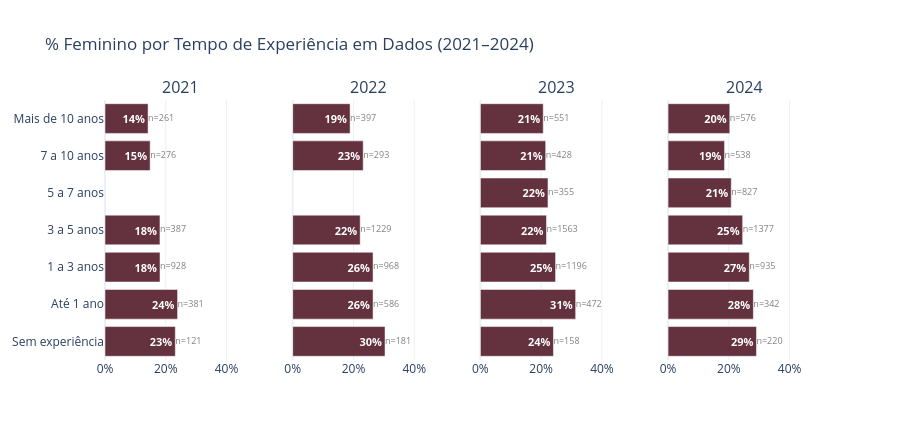

This figure's notebook cell:
### Markdown cell above
### 2.7 — Experiência na área de dados por gênero

### Code cell
EXPERIENCIA_FAIXA_BINS = [-0.01, 0, 1, 3, 5, 7, 10, np.inf]
EXPERIENCIA_FAIXA_LABELS = [
    'Sem experiência', 'Até 1 ano', '1 a 3 anos', '3 a 5 anos',
    '5 a 7 anos', '7 a 10 anos', 'Mais de 10 anos',
]

df['experiencia_faixa'] = pd.cut(
    df['tempo_area_dados_anos'], bins=EXPERIENCIA_FAIXA_BINS,
    labels=EXPERIENCIA_FAIXA_LABELS, right=True,
)

cobertura_exp = pd.crosstab(df['experiencia_faixa'], df['ano_pesquisa']).reindex(EXPERIENCIA_FAIXA_LABELS)
print('Cobertura de experiencia_faixa por ano:')
print(cobertura_exp)
print()
print("Nota: '5 a 7 anos' com 0 em 2021/2022 reflete o instrumento da pesquisa "
      "daqueles anos (nenhuma faixa bruta caía nesse intervalo), não ausência de dado.")

fig = subplots_pct_fem(
    df[df['experiencia_faixa'].notna()],
    'experiencia_faixa',
    EXPERIENCIA_FAIXA_LABELS,
    '% Feminino por Tempo de Experiência em Dados (2021–2024)',
    height=440,
)
fig.show()

### Figure 1 — Plotly figure (JSON) as saved in the notebook; plotly's stock layout.template omitted (floating-point values rounded to 4 significant figures)
{"data": [{"customdata": [121, 381, 928, 387, 0, 276, 261], "hovertemplate": "%{y}: %{x:.1f}% feminino (n=%{customdata})<extra></extra>", "marker": {"color": "#64313E"}, "orientation": "h", "showlegend": false, "text": ["<b>23%</b>", "<b>24%</b>", "<b>18%</b>", "<b>18%</b>", "", "<b>15%</b>", "<b>14%</b>"], "textfont": {"color": "white", "size": 11}, "textposition": "inside", "type": "bar", "x": [23.14, 23.88, 18.1, 18.09, null, 14.86, 14.18], "xaxis": "x", "y": ["Sem experiência", "Até 1 ano", "1 a 3 anos", "3 a 5 anos", "5 a 7 anos", "7 a 10 anos", "Mais de 10 anos"], "yaxis": "y"}, {"mode": "text", "showlegend": false, "text": ["n=121", "n=381", "n=928", "n=387", "n=0", "n=276", "n=261"], "textfont": {"color": "gray", "size": 9}, "textposition": "middle right", "type": "scatter", "x": [23.14, 23.88, 18.1, 18.09, null, 14.86, 14.18], "xaxis": "x", "y": ["Sem experiência", "Até 1 ano", "1 a 3 anos", "3 a 5 anos", "5 a 7 anos", "7 a 10 anos", "Mais de 10 anos"], "yaxis": "y"}, {"customdata": [181, 586, 968, 1229, 0, 293, 397], "hovertemplate": "%{y}: %{x:.1f}% feminino (n=%{customdata})<extra></extra>", "marker": {"color": "#64313E"}, "orientation": "h", "showlegend": false, "text": ["<b>30%</b>", "<b>26%</b>", "<b>26%</b>", "<b>22%</b>", "", "<b>23%</b>", "<b>19%</b>"], "textfont": {"color": "white", "size": 11}, "textposition": "inside", "type": "bar", "x": [30.39, 26.45, 26.45, 22.21, null, 23.21, 18.89], "xaxis": "x2", "y": ["Sem experiência", "Até 1 ano", "1 a 3 anos", "3 a 5 anos", "5 a 7 anos", "7 a 10 anos", "Mais de 10 anos"], "yaxis": "y2"}, {"mode": "text", "showlegend": false, "text": ["n=181", "n=586", "n=968", "n=1229", "n=0", "n=293", "n=397"], "textfont": {"color": "gray", "size": 9}, "textposition": "middle right", "type": "scatter", "x": [30.39, 26.45, 26.45, 22.21, null, 23.21, 18.89], "xaxis": "x2", "y": ["Sem experiência", "Até 1 ano", "1 a 3 anos", "3 a 5 anos", "5 a 7 anos", "7 a 10 anos", "Mais de 10 anos"], "yaxis": "y2"}, {"customdata": [158, 472, 1196, 1563, 355, 428, 551], "hovertemplate": "%{y}: %{x:.1f}% feminino (n=%{customdata})<extra></extra>", "marker": {"color": "#64313E"}, "orientation": "h", "showlegend": false, "text": ["<b>24%</b>", "<b>31%</b>", "<b>25%</b>", "<b>22%</b>", "<b>22%</b>", "<b>21%</b>", "<b>21%</b>"], "textfont": {"color": "white", "size": 11}, "textposition": "inside", "type": "bar", "x": [24.05, 31.36, 24.75, 21.75, 22.25, 21.5, 20.69], "xaxis": "x3", "y": ["Sem experiência", "Até 1 ano", "1 a 3 anos", "3 a 5 anos", "5 a 7 anos", "7 a 10 anos", "Mais de 10 anos"], "yaxis": "y3"}, {"mode": "text", "showlegend": false, "text": ["n=158", "n=472", "n=1196", "n=1563", "n=355", "n=428", "n=551"], "textfont": {"color": "gray", "size": 9}, "textposition": "middle right", "type": "scatter", "x": [24.05, 31.36, 24.75, 21.75, 22.25, 21.5, 20.69], "xaxis": "x3", "y": ["Sem experiência", "Até 1 ano", "1 a 3 anos", "3 a 5 anos", "5 a 7 anos", "7 a 10 anos", "Mais de 10 anos"], "yaxis": "y3"}, {"customdata": [220, 342, 935, 1377, 827, 538, 576], "hovertemplate": "%{y}: %{x:.1f}% feminino (n=%{customdata})<extra></extra>", "marker": {"color": "#64313E"}, "orientation": "h", "showlegend": false, "text": ["<b>29%</b>", "<b>28%</b>", "<b>27%</b>", "<b>25%</b>", "<b>21%</b>", "<b>19%</b>", "<b>20%</b>"], "textfont": {"color": "white", "size": 11}, "textposition": "inside", "type": "bar", "x": [29.09, 28.07, 26.74, 24.55, 20.8, 18.59, 20.31], "xaxis": "x4", "y": ["Sem experiência", "Até 1 ano", "1 a 3 anos", "3 a 5 anos", "5 a 7 anos", "7 a 10 anos", "Mais de 10 anos"], "yaxis": "y4"}, {"mode": "text", "showlegend": false, "text": ["n=220", "n=342", "n=935", "n=1377", "n=827", "n=538", "n=576"], "textfont": {"color": "gray", "size": 9}, "textposition": "middle right", "type": "scatter", "x": [29.09, 28.07, 26.74, 24.55, 20.8, 18.59, 20.31], "xaxis": "x4", "y": ["Sem experiência", "Até 1 ano", "1 a 3 anos", "3 a 5 anos", "5 a 7 anos", "7 a 10 anos", "Mais de 10 anos"], "yaxis": "y4"}], "layout": {"annotations": [{"font": {"size": 16}, "showarrow": false, "text": "2021", "x": 0.1062, "xanchor": "center", "xref": "paper", "y": 1, "yanchor": "bottom", "yref": "paper"}, {"font": {"size": 16}, "showarrow": false, "text": "2022", "x": 0.3688, "xanchor": "center", "xref": "paper", "y": 1, "yanchor": "bottom", "yref": "paper"}, {"font": {"size": 16}, "showarrow": false, "text": "2023", "x": 0.6313, "xanchor": "center", "xref": "paper", "y": 1, "yanchor": "bottom", "yref": "paper"}, {"font": {"size": 16}, "showarrow": false, "text": "2024", "x": 0.8938, "xanchor": "center", "xref": "paper", "y": 1, "yanchor": "bottom", "yref": "paper"}], "height": 440, "legend": {"orientation": "h", "x": 1, "xanchor": "right", "y": 1.02}, "title": {"text": "% Feminino por Tempo de Experiência em Dados (2021–2024)"}, "xaxis": {"anchor": "y", "domain": [0, 0.2125], "range": [0, 50], "ticksuffix": "%"}, "xaxis2": {"anchor": "y2", "domain": [0.2625, 0.475], "range": [0, 50], "ticksuffix": "%"}, "xaxis3": {"anchor": "y3", "domain": [0.525, 0.7375], "range": [0, 50], "ticksuffix": "%"}, "xaxis4": {"anchor": "y4", "domain": [0.7875, 1], "range": [0, 50], "ticksuffix": "%"}, "yaxis": {"anchor": "x", "domain": [0, 1]}, "yaxis2": {"anchor": "x2", "domain": [0, 1], "matches": "y", "showticklabels": false}, "yaxis3": {"anchor": "x3", "domain": [0, 1], "matches": "y", "showticklabels": false}, "yaxis4": {"anchor": "x4", "domain": [0, 1], "matches": "y", "showticklabels": false}}}
